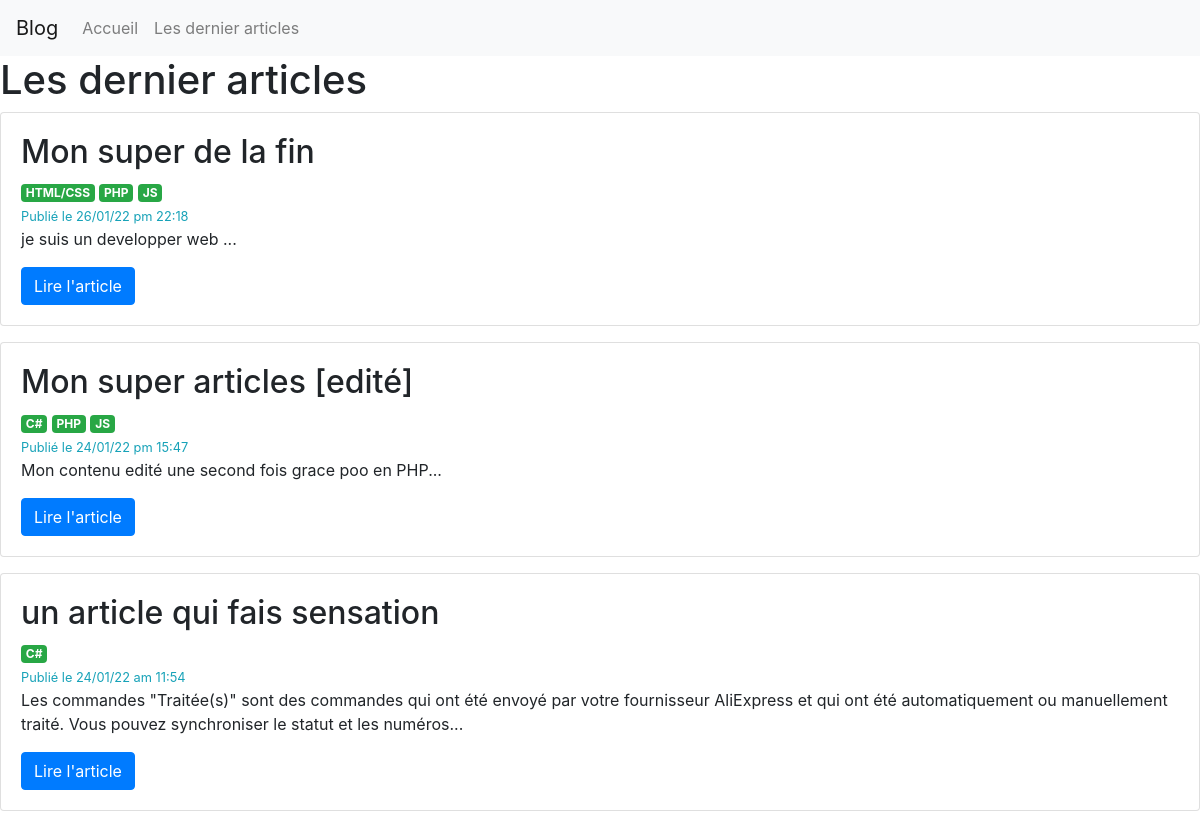
The page /posts on the database its author committed.
### tables this page shows
CREATE TABLE IF NOT EXISTS `posts` (
  `id` int(11) NOT NULL AUTO_INCREMENT,
  `title` varchar(255) NOT NULL,
  `content` text NOT NULL,
  `created_at` timestamp NOT NULL DEFAULT current_timestamp() ON UPDATE current_timestamp(),
  PRIMARY KEY (`id`)
);

CREATE TABLE IF NOT EXISTS `tags` (
  `id` int(11) NOT NULL AUTO_INCREMENT,
  `name` varchar(255) NOT NULL,
  `created_at` datetime NOT NULL,
  PRIMARY KEY (`id`)
);

### app/Controllers/Controller.php (called while the page is built, shortened)
<?php
abstract class Controller {
    protected $db;
    public function __construct(DBConnection $db)
    {
        $this->db = $db;
    }
    protected function view(string $path , array $params = null)
    {
         $path = str_replace('.', DIRECTORY_SEPARATOR, $path);
         require VIEWS . $path . '.php';
         $content = ob_get_clean();
         require VIEWS . 'layout.php';
    }
    protected function getDB()
    {
        return $this->db;
    }
}

### app/Controllers/BlogController.php (called while the page is built, shortened)
<?php
class  BlogController extends Controller{
    public function index(){
        $post = new Post($this->getDB());
        $posts = $post->all();
        return  $this->view('blog.index', compact('posts'));
    }
}

### routes/Route.php (called while the page is built, shortened)
<?php
class Route {
    public $path;
    public $action;
    public $matches;
    public function __construct($path, $action){
            $this->path = trim($path , '/');
            $this->action = $action;
    }
    public function matches(string $url)
    {
        $path = preg_replace('#:([\w]+)#' , '([^/]+)' , $this->path);
        $pathToMatch = "#^$path$#";
        if (preg_match($pathToMatch, $url , $matches)) {
            $this->matches = $matches;
            return true;
        }else{
            return false;
        }
    }
        public function execute()
        {
           $params = explode('@', $this->action);
           $controller = new $params[0]( new DBConnection(DB_NAME,DB_HOST,DB_USER,DB_PWD));
           $method = $params[1];
           return isset($this->matches[1]) ? $controller->$method($this->matches[1]) : $controller->$method() ;
        }
}

### routes/Router.php (called while the page is built, shortened)
<?php
class  Router {
    public $url;
    public $routes = [];
    public function __construct($url)
    {
        $this->url =  trim($url , '/');
    }
    public function get(string $path, string $action)
    {
            $this->routes['GET'][] = new Route($path , $action);
    }
    public function post(string $path, string $action)
    {
            $this->routes['POST'][] = new Route($path , $action);
    }
    public function run(){
        foreach ($this->routes[$_SERVER['REQUEST_METHOD']]  as $route){
            if ($route->matches($this->url)) {
                return $route->execute();
            }
        }
            throw new NotFoundException("la page demandée est introuvable");
    }
}

### public/index.php (called while the page is built, shortened)
<?php
$router = new Router($_GET['url']);
$router->get('/', 'App\Controllers\BlogController@welcome');
$router->get('/posts', 'App\Controllers\BlogController@index');
$router->get('/posts/:id', 'App\Controllers\BlogController@show');
$router->get('/tags/:id', 'App\Controllers\BlogController@tag');
$router->get('/login', 'App\Controllers\UserController@login');
$router->post('/login','App\Controllers\UserController@loginPost');
$router->get('/logout','App\Controllers\UserController@logout');
$router->get('/admin/posts', 'App\Controllers\Admin\PostController@index');
$router->get('/admin/posts/create', 'App\Controllers\Admin\PostController@create');
$router->post('/admin/posts/create', 'App\Controllers\Admin\PostController@createPost');
$router->post('/admin/posts/delete/:id', 'App\Controllers\Admin\PostController@destroy');
$router->post('/admin/posts/edit/:id', 'App\Controllers\Admin\PostController@update');
$router->get('/admin/posts/edit/:id', 'App\Controllers\Admin\PostController@edit');
try{
    $router->run() ;
} catch (NotFoundException $e) {
    return $e->error404();
}

### app/Models/Model.php (called while the page is built, shortened)
<?php
abstract class Model {
    protected $db;
    protected $table;
    public function __construct(DBConnection $db)
    {
      $this->db = $db;
    }
    public function all() : array
    {
        return $this->query("SELECT * FROM {$this->table} ORDER BY created_at DESC");
    }
    public function query(string $sql, array $param = null, bool $single = null)
    {
      $method = is_null($param) ? 'query' : 'prepare';
      $fetch = is_null($single) ? 'fetchAll' : 'fetch';
      $stmt = $this->db->getPDO()->$method($sql);
      $stmt ->setFetchMode(PDO::FETCH_CLASS, get_class($this), [$this->db]);
      if ($method === 'query') {
       return $stmt->$fetch();
      } else {
        $stmt->execute($param);
        return $stmt->$fetch();
      }
    }
}

### database/DBConnection.php (called while the page is built, shortened)
<?php
class DBConnection{
private $dbname;
private $host;
private $username;
private $passwrod;
private $pdo;
public function __construct(string $dbname , string $host ,  string $username , string $passwrod)
{
    $this->dbname = $dbname;
    $this->host = $host;
    $this->username = $username;
    $this->passwrod = $passwrod;
}
public function getPDO() : PDO
{
    return $this->pdo ??  $this->pdo = new PDO("mysql:dbname={$this->dbname};host={$this->host}", $this->username , $this->passwrod, [
        PDO::ATTR_ERRMODE => PDO::ERRMODE_EXCEPTION ,
        PDO::ATTR_DEFAULT_FETCH_MODE => PDO::FETCH_OBJ,
        PDO::MYSQL_ATTR_INIT_COMMAND => 'SET CHARACTER SET UTF8'
    ]);
}
}

### views/blog/index.php (the view)
<h1>Les dernier articles </h1>
<?php foreach($params['posts'] as $post  ) : ?>
    <div class="card mb-3">
        <div class="card-body">
            <h2><?= $post->title ?></h2>
            <div>
                <?php foreach($post->getTags()  as $tag): ?>
                    <span class="badge  badge-success"><a href="/tags/<?= $tag->id ?>" class="text-white"><?= $tag->name ?></a></span>
                    <?php endforeach ?>
            </div>
            <small class="text-info">Publié le <?= $post->getCreatedAt() ?></small>
            <p><?= $post->getExcerpt() ?></p>
            <?= $post->getButton() ?>
        </div>
    </div>
<?php endforeach ?>

### app/Models/Post.php (shortened to what this page needs)
<?php
class Post extends Model{
public function getCreatedAt(): string
{
 return (new DateTime($this->created_at))->format('d/m/y a H:i') ;
}
public function getExcerpt(): string
{
 return substr($this->content, 0, 210) . '...';
}
public function getButton(): string
{
    return  <<<HTML
        <a href="/posts/$this->id " class="btn btn-primary">Lire l'article</a>
HTML;
}
public function getTags()
{
    return $this->query("
    SELECT t.* FROM tags t
    INNER JOIN posts_tag pt ON pt.tags_id = t.id
    WHERE pt.posts_id = ?
    ", [$this->id]);
}
}

### views/layout.php (shortened to what this page needs)
<!DOCTYPE html>
<html lang="fr">
<head>
    <link rel="stylesheet" href="https://maxcdn.bootstrapcdn.com/bootstrap/4.0.0/css/bootstrap.min.css">
</head>
<body>
<nav class="navbar navbar-expand-lg navbar-light bg-light">
  <a class="navbar-brand" href="/">Blog</a>
  <div class="collapse navbar-collapse" id="navbarSupportedContent">
    <ul class="navbar-nav mr-auto">
      <li class="nav-item ">
        <a class="nav-link" href="/">Accueil </a>
      </li>
      <li class="nav-item">
        <a class="nav-link" href="/posts">Les dernier articles</a>
      </li>
    </ul>
  </div>
</nav>
    <?= $content ?>
</body>
</html>

### rows shown on the page
posts: title "Mon super de la fin", created_at "26/01/22 pm 22:18", content "je suis un developper web ..."
tags: name "HTML/CSS"
tags: name "PHP"
tags: name "JS"
posts: title "Mon super articles [edité]", created_at "24/01/22 pm 15:47", content "Mon contenu edité une second fois grace poo en PHP..."
tags: name "C#"
posts: title "un article qui fais sensation", created_at "24/01/22 am 11:54", content "Les commandes \"Traitée(s)\" sont des commandes qui ont été envoyé par votre fournisseur AliExpress et qui ont été automatiquement ou manuellement traité. Vous pouvez synchroniser le statut et les numéros..."
